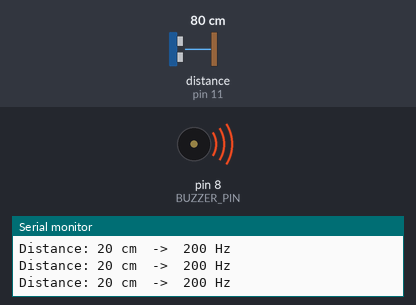
This sketch was run on a simulated Arduino Uno, built with avr-gcc and run on an emulated ATmega328P. On the bench: buzzer (waves = sounding), the last lines printed to the serial monitor. Wiring (inferred from the names in the program): ultrasonic range finder: trigger pin 12; echo pin 11. The test bench sets the inputs (shaded band); at power-on: distance to the obstacle (sensor on pin 11) 80 cm. The echo pulse lasts 58.3 µs per cm.

Above: at 1.2 s.
1.3 s: distance to the obstacle (sensor on pin 11) set to 2 cm
At 2.1 s:
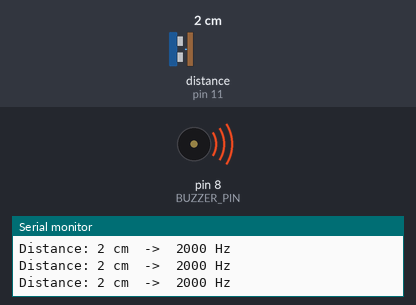
4.3 s: distance to the obstacle (sensor on pin 11) set to 23 cm
At 5.2 s:
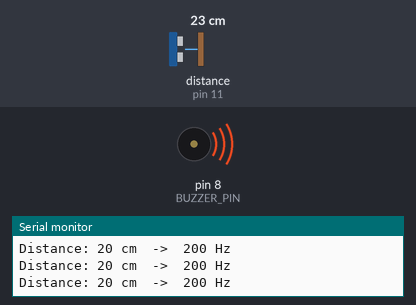
Timing chart, 0 to 7.3 s (numbered marks = the images above; inputs shaded):
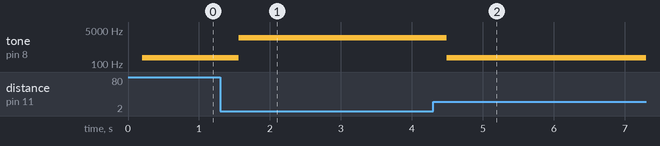

The sketch:

ultrasonic-buzzer.ino
```cpp
#include "SR04.h"

// ピン設定
#define TRIG_PIN  12
#define ECHO_PIN  11
#define BUZZER_PIN 8

// 距離の有効範囲 (cm)
const int DIST_MIN = 2;
const int DIST_MAX = 20;

// 音程の範囲 (Hz)
const int FREQ_MIN = 200;
const int FREQ_MAX = 2000;

const int SMOOTH = 5;                                              // 平均する回数

SR04 sr04 = SR04(ECHO_PIN, TRIG_PIN);

void setup() {
  pinMode(BUZZER_PIN, OUTPUT);                                     // 8番ピンをブザーの出力に設定
  Serial.begin(9600);
}

void loop() {

  // 距離を複数回測定して平均を取る
  long sum = 0;
  for (int i = 0; i < SMOOTH; i++) {
    sum += sr04.Distance();                                       // 現在の合計にセンサーで測った距離を足していく
    delay(10);
  }
  long dist = constrain(sum / SMOOTH, DIST_MIN, DIST_MAX);        // constrain(値, 最小, 最大)は値を範囲内に収める関数

  // 距離を周波数に変換
  int freq = map(dist, DIST_MIN, DIST_MAX, FREQ_MAX, FREQ_MIN);   // map(値, 入力最小, 入力最大, 出力最小, 出力最大)は値を別の範囲に変換する関数
  tone(BUZZER_PIN, freq);                                         // ブザーから周波数freqの音を鳴らす

  // シリアルモニタに距離と周波数を表示
  Serial.print("Distance: ");
  Serial.print(dist);
  Serial.print(" cm  ->  ");
  Serial.print(freq);
  Serial.println(" Hz");

  delay(30);
}
```

SR04.cpp
```cpp
#include "SR04.h"

SR04::SR04(int echoPin, int triggerPin) {
    _echoPin = echoPin;
    _triggerPin = triggerPin;
    pinMode(_echoPin, INPUT);
    pinMode(_triggerPin, OUTPUT);
    _autoMode = false;
    _distance = 999;
}


long SR04::Distance() {
    long d = 0;
    _duration = 0;
    digitalWrite(_triggerPin, LOW);
    delayMicroseconds(2);
    digitalWrite(_triggerPin, HIGH);
    delayMicroseconds(10);
    digitalWrite(_triggerPin, LOW);
    delayMicroseconds(2);
    _duration = pulseIn(_echoPin, HIGH, PULSE_TIMEOUT);
    d = MicrosecondsToCentimeter(_duration);
    delay(25);
    return d;
}

long SR04::DistanceAvg(int wait, int count) {
    long min, max, avg, d;
    min = 999;
    max = 0;
    avg = d = 0;

    if (wait < 25) {
        wait = 25;
    }

    if (count < 1) {
        count = 1;
    }

    for (int x = 0; x < count + 2; x++) {
        d = Distance();

        if (d < min) {
            min = d;
        }

        if (d > max) {
            max = d;
        }

        avg += d;
    }

    // substract highest and lowest value
    avg -= (max + min);
    // calculate average
    avg /= count;
    return avg;
}

void SR04::Ping() {
    _distance = Distance();
}

long SR04::getDistance() {
    return _distance;
}

long SR04::MicrosecondsToCentimeter(long duration) {
    long d = (duration * 100) / 5882;
    //d = (d == 0)?999:d;
    return d;
}
```

SR04.h
```cpp
#ifndef SR04_H
#define SR04_H

#if defined(ARDUINO) && ARDUINO >= 100
	#include "Arduino.h"
#else
	#include "WProgram.h"
#endif
//#include "pins_arduino.h"

#include <inttypes.h>

#define PULSE_TIMEOUT 150000L	// 100ms
#define DEFAULT_DELAY 10
#define DEFAULT_PINGS 5
class SR04 {
public:

	/**
	* Constructor
	* Ultrasonic sensor SR04, four connections pins
	* VCC, ECHO, TRIGGER, GND
	* <br>
	* \param echoPin digital INPUT-Pin for measuring distance
	* \param triggerPin if 10us high a trigger signal is generated from
	*					SR04
	*
	* \return void
	*/
	SR04(int echoPin, int triggerPin);

	/**
	* Do a measurment for this sensor. Return distance as long
	* in centimenter
	* \return long distance in centimeter
	*/
	long Distance();

	/**
	* Do count measurents and calculate the average.
	* To avoid defilement from ow/high peaks, min/max values
	* are substracted from the average
	*
	* \param wait delay between measurements, default = DEFAULT_DELAY/ms
	* \param count number of measurements, default DEFAULT_PINGS
	* \return long distance in centimeter
	**/
	long DistanceAvg(int wait=DEFAULT_DELAY, int count=DEFAULT_PINGS);

	/**
	* Do only a ping. Get result with methode getDistance()
	*
	* \param keine
	*/
	void Ping() ;

	/**
	* return latest distance. Methode Ping() should be called before
	* \param keine
	* \return Distanz in Zentimeter
	*/
	long getDistance();


private:
	/**
	* Do the measurement calculation and return result in centimeter
	* SR04 measure echo time to obstacle and return way.
	* <br>
	* Sound travels with 340m/sec
	* <br>
	* Example: Obstace 100cm away from SR04. Measure time is 100cm to
	* obstacle and 100cm return = 200cm
	* <br>
	* 1sec = 1000ms = 1.000.000uS
	* 1.000.000 / 340 = Distance in microseconds for 100cm
	* 2941uS fuer 100cm = 5882 uS fuer 200cm
	*
	* duration / 5882 * 100 = distance in cm
	*/
	long MicrosecondsToCentimeter(long duration);

	long _currentDistance;
	int _echoPin, _triggerPin;
	long _duration, _distance;
	bool _autoMode;
};
#endif
```

Measured:
- after the input at 1.3 s, tone on pin 8 (BUZZER_PIN): 200 Hz → 2000 Hz after 0.26 s
- after the input at 4.3 s, tone on pin 8 (BUZZER_PIN): 2000 Hz → 200 Hz after 0.19 s
